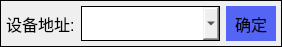
<?xml version="1.0" encoding="UTF-8"?>
<ui version="4.0">
 <class>dlgChangeAdd</class>
 <widget class="QDialog" name="dlgChangeAdd">
  <property name="geometry">
   <rect>
    <x>0</x>
    <y>0</y>
    <width>282</width>
    <height>47</height>
   </rect>
  </property>
  <property name="font">
   <font>
    <pointsize>12</pointsize>
   </font>
  </property>
  <property name="windowTitle">
   <string>修改灯具地址</string>
  </property>
  <property name="styleSheet">
   <string notr="true">border: 1px solid black; </string>
  </property>
  <layout class="QHBoxLayout" name="horizontalLayout">
   <property name="spacing">
    <number>6</number>
   </property>
   <property name="margin">
    <number>6</number>
   </property>
   <item>
    <widget class="QLabel" name="label">
     <property name="sizePolicy">
      <sizepolicy hsizetype="Fixed" vsizetype="Preferred">
       <horstretch>0</horstretch>
       <verstretch>0</verstretch>
      </sizepolicy>
     </property>
     <property name="font">
      <font>
       <pointsize>12</pointsize>
      </font>
     </property>
     <property name="styleSheet">
      <string notr="true">border: none;</string>
     </property>
     <property name="text">
      <string>设备地址:</string>
     </property>
    </widget>
   </item>
   <item>
    <widget class="QComboBox" name="comboBox">
     <property name="sizePolicy">
      <sizepolicy hsizetype="Preferred" vsizetype="Preferred">
       <horstretch>1</horstretch>
       <verstretch>0</verstretch>
      </sizepolicy>
     </property>
     <property name="font">
      <font>
       <pointsize>14</pointsize>
      </font>
     </property>
    </widget>
   </item>
   <item>
    <widget class="QPushButton" name="pushButton">
     <property name="sizePolicy">
      <sizepolicy hsizetype="Preferred" vsizetype="Preferred">
       <horstretch>0</horstretch>
       <verstretch>0</verstretch>
      </sizepolicy>
     </property>
     <property name="minimumSize">
      <size>
       <width>50</width>
       <height>0</height>
      </size>
     </property>
     <property name="font">
      <font>
       <pointsize>12</pointsize>
      </font>
     </property>
     <property name="styleSheet">
      <string notr="true"> background-color: rgb(84, 100, 245);border: none;</string>
     </property>
     <property name="text">
      <string>确定</string>
     </property>
    </widget>
   </item>
  </layout>
 </widget>
 <resources/>
 <connections/>
</ui>
